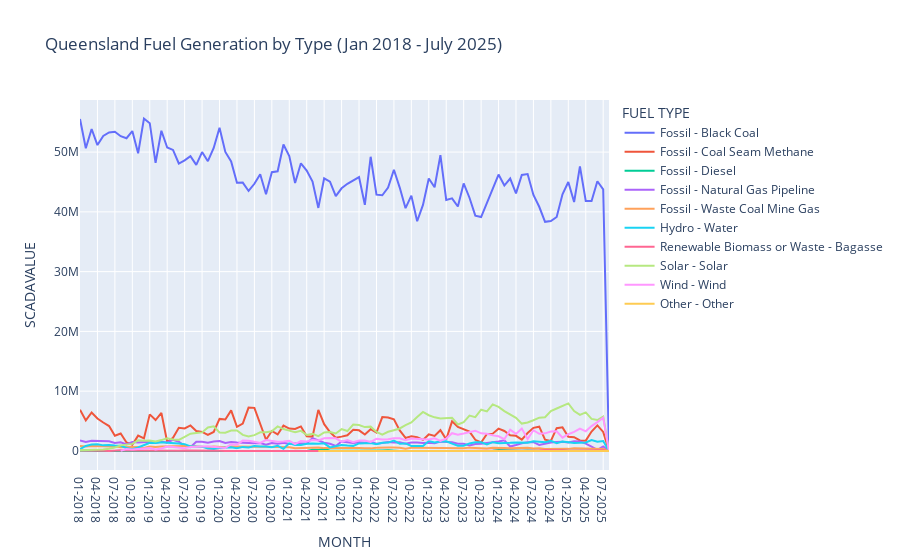

The notebook cell saved with this chart:
### Code cell
px.line(qld_fuel_generation_agg, x = 'MONTH', y = 'SCADAVALUE', color = 'FUEL TYPE', title = 'Queensland Fuel Generation by Type (Jan 2018 - July 2025)')
